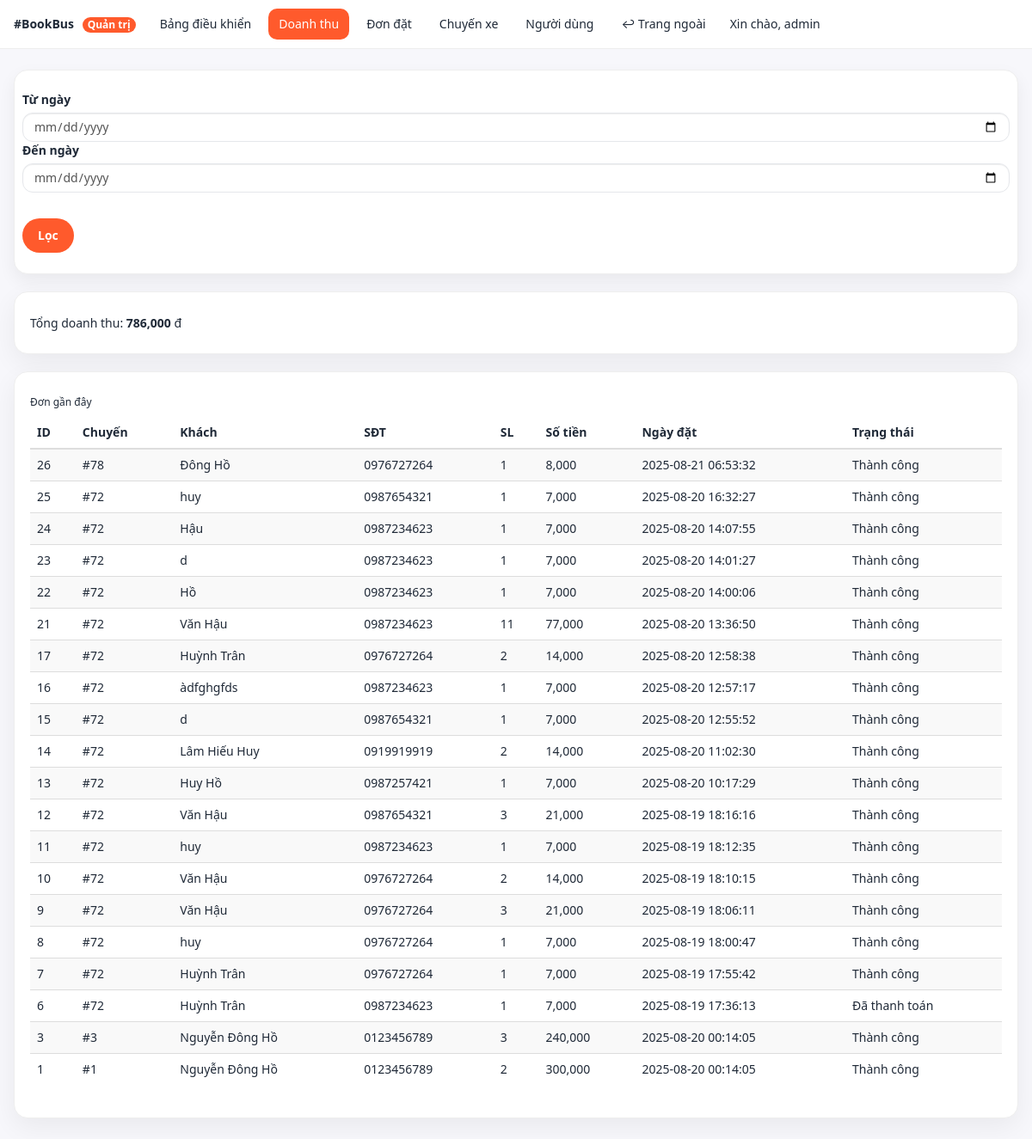
Page /admin/doanhthu.php (signed in) on the earlier database version.
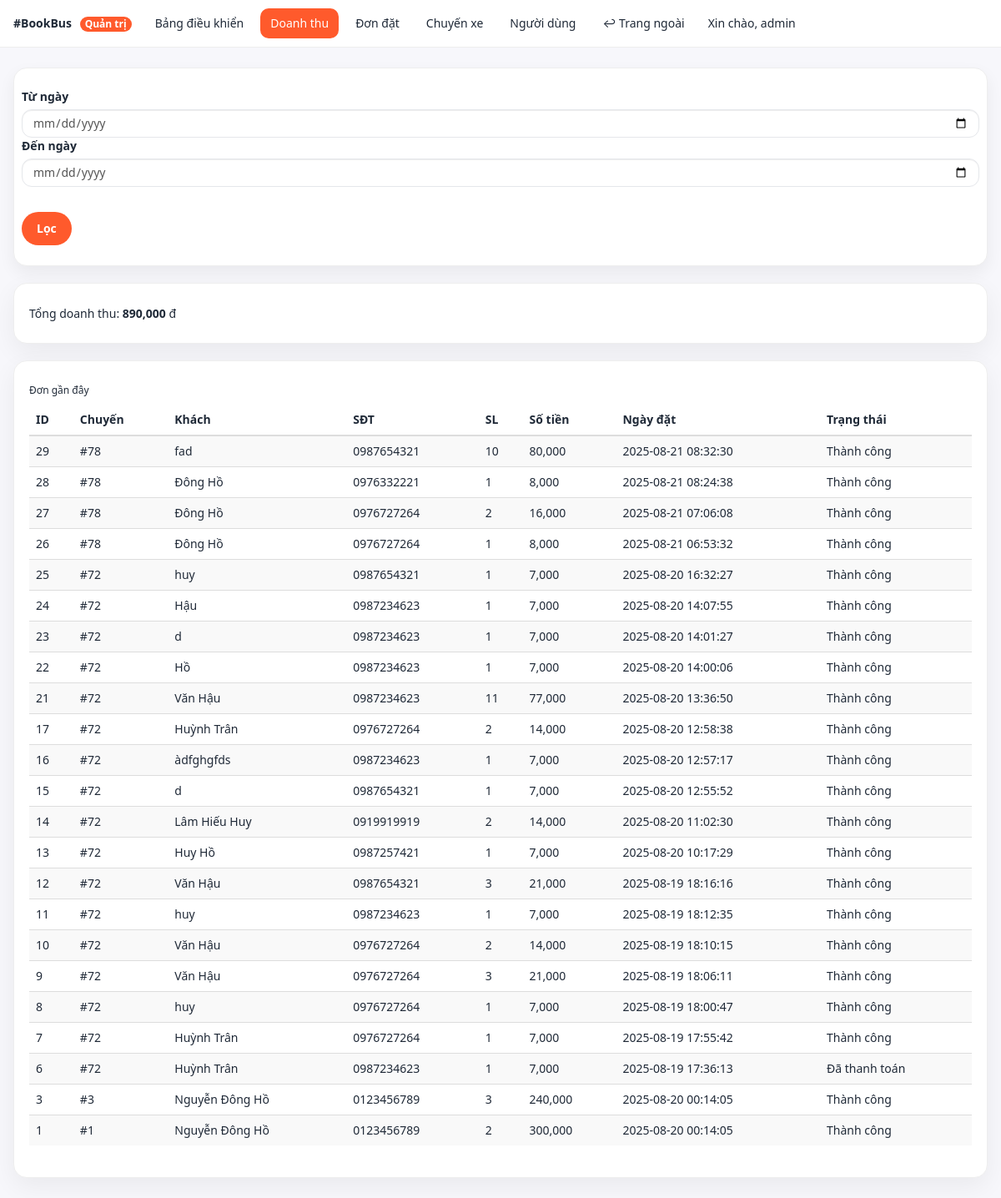
Same page on the later database version.
### tables this page shows
CREATE TABLE "dat_ve" (
        id INTEGER PRIMARY KEY AUTOINCREMENT,
        user_id INTEGER,
        id_chuyen INTEGER,
        ho_ten TEXT,
        email TEXT,
        sdt TEXT,
        so_luong INTEGER DEFAULT 1,
        amount REAL DEFAULT 0,
        gia_ve REAL DEFAULT 0,
        payment_status TEXT DEFAULT 'pending',
        order_id TEXT,
        ngay_dat TEXT DEFAULT (datetime('now', 'localtime')),
        created_at TEXT DEFAULT (datetime('now', 'localtime'))
    , payment_provider TEXT DEFAULT 'mock', txn_id TEXT, ipn_payload TEXT, updated_at TEXT);

### admin/doanhthu.php (the view, shortened to what this page needs)
<?php
$active = "revenue";
require_once __DIR__ . "/_layout_top.php";
require_once __DIR__ . "/../libs/db_chuyenxe.php";
$from = $_GET['from'] ?? '';
$to   = $_GET['to']   ?? '';
$where = "payment_status IN ('success','paid')";
$sqlSum = "SELECT COALESCE(SUM(amount),0) AS total FROM dat_ve WHERE $where";
$st = $pdo->prepare($sqlSum);
$st->execute();
$total = (int)$st->fetchColumn();
$sqlList = "SELECT id, id_chuyen, ho_ten, sdt, so_luong, amount, ngay_dat, payment_status
            FROM dat_ve WHERE $where ORDER BY id DESC LIMIT 50";
$st2 = $pdo->prepare($sqlList);
$st2->execute();
$rows = $st2->fetchAll(PDO::FETCH_ASSOC);
function vn_status($s){
  $map = [
    'pending'  => 'Chờ thanh toán',
    'paid'     => 'Đã thanh toán',
    'success'  => 'Thành công',
    'failed'   => 'Thất bại',
    'refunded' => 'Đã hoàn tiền',
  ];
  return $map[$s] ?? $s;
}
?>
<div class="form-card" style="margin-bottom:20px;">
  <form class="row g-3" method="get">
    <div class="col-auto">
      <label class="form-label">Từ ngày</label>
      <input type="date" class="form-control" name="from" value="<?=htmlspecialchars($from)?>">
    </div>
    <div class="col-auto">
      <label class="form-label">Đến ngày</label>
      <input type="date" class="form-control" name="to" value="<?=htmlspecialchars($to)?>">
    </div>
    <div class="col-auto" style="padding-top:30px;">
      <button class="btn btn-brand">Lọc</button>
    </div>
  </form>
</div>
<div class="cardx" style="margin-bottom:20px;">
  <h5>Tổng doanh thu: <b><?= number_format($total) ?></b> đ</h5>
</div>
<div class="cardx">
  <h6>Đơn gần đây</h6>
  <div class="table-responsive">
    <table class="table table-striped table-sm">
      <thead><tr>
        <th>ID</th><th>Chuyến</th><th>Khách</th><th>SĐT</th><th>SL</th><th>Số tiền</th><th>Ngày đặt</th><th>Trạng thái</th>
      </tr></thead>
      <tbody>
      <?php foreach ($rows as $r): ?>
        <tr>
          <td><?=$r['id']?></td>
          <td>#<?=$r['id_chuyen']?></td>
          <td><?=htmlspecialchars($r['ho_ten'])?></td>
          <td><?=htmlspecialchars($r['sdt'])?></td>
          <td><?=$r['so_luong']?></td>
          <td><?=number_format((int)$r['amount'])?></td>
          <td><?=htmlspecialchars($r['ngay_dat'])?></td>
          <td><?=vn_status($r['payment_status'])?></td>
      <?php endforeach; ?>
      </tbody>
    </table>
  </div>
</div>
<?php require_once __DIR__ . "/_layout_bottom.php"; ?>

### admin/_layout_top.php (shortened to what this page needs)
<!doctype html>
<html lang="vi">
<head>
  <link rel="stylesheet" href="../css/bootstrap.min.css">
  <link rel="stylesheet" href="assets/admin.css">
</head>
<body class="admin-body">
  <header class="admin-header">
    <div class="brand">
      <a href="index.php" class="brand-link">#BookBus <span class="badge">Quản trị</span></a>
    </div>
    <nav class="admin-nav">
      <a class="nav-link <?= ($active ?? '')==='dashboard'?'active':'' ?>" href="index.php">Bảng điều khiển</a>
      <a class="nav-link <?= ($active ?? '')==='revenue'?'active':'' ?>" href="doanhthu.php">Doanh thu</a>
      <a class="nav-link <?= ($active ?? '')==='orders'?'active':'' ?>" href="orders.php">Đơn đặt</a>
      <a class="nav-link <?= ($active ?? '')==='trips'?'active':'' ?>" href="trips.php">Chuyến xe</a>
      <a class="nav-link <?= ($active ?? '')==='users'?'active':'' ?>" href="users.php">Người dùng</a>
      <a class="nav-link" href="../trangchu.php">↩ Trang ngoài</a>
    </nav>
    <div class="admin-user">
      <span class="hello">Xin chào, <?= htmlspecialchars($_SESSION['user']['username'] ?? ($_SESSION['user']['email'] ?? 'admin')) ?></span>
    </div>
  </header>
  <main class="admin-main container-xl">

### admin/_layout_bottom.php (shortened to what this page needs)
</main>
</body>
</html>

### admin/assets/admin.css (style rules this page uses)
:root { --brand:#ff5a2c;--brand-ink:#1f2937;--muted:#6b7280;--bg:#f7f7fb;--card:#fff;--ring:rgba(255,90,44,.35) }
.admin-body { background:var(--bg);color:var(--brand-ink);font-family:system-ui,-apple-system,Segoe UI,Roboto,Helvetica,Arial,sans-serif }
.admin-header { position:sticky;top:0;z-index:100;display:flex;align-items:center;gap:16px;background:#fff;border-bottom:1px solid #eee;padding:10px 16px }
.brand-link { text-decoration:none;color:var(--brand-ink);font-weight:800 }
.brand .badge { background:var(--brand);color:#fff;font-size:12px;padding:3px 6px;border-radius:999px;margin-left:6px }
.admin-nav { display:flex;gap:8px }
.admin-nav .nav-link { padding:8px 12px;border-radius:10px;text-decoration:none;color:var(--brand-ink) }
.admin-nav .nav-link.active { background:var(--brand);color:#fff }
.admin-main { padding:24px 16px }
.cardx { background:var(--card);border-radius:16px;box-shadow:0 10px 30px rgba(0,0,0,.06);border:1px solid #eee;padding:18px }
.form-card { background:var(--card);border-radius:16px;padding:24px;border:1px solid #eee;box-shadow:0 8px 20px rgba(0,0,0,.06) }
.form-control,.form-select { border-radius:12px;border:1px solid #e5e7eb;padding:10px 12px }
.btn-brand { background:var(--brand);color:#fff;border:none;border-radius:999px;padding:10px 18px;font-weight:600 }

Differences in the rows shown:
added dat_ve: id "29", id_chuyen "78", ho_ten "fad", sdt "0987654321", so_luong "10", amount "80,000", ngay_dat "2025-08-21 08:32:30", payment_status "Thành công"
added dat_ve: id "28", id_chuyen "78", ho_ten "Đông Hồ", sdt "0976332221", so_luong "1", amount "8,000", ngay_dat "2025-08-21 08:24:38", payment_status "Thành công"
added dat_ve: id "27", id_chuyen "78", ho_ten "Đông Hồ", sdt "0976727264", so_luong "2", amount "16,000", ngay_dat "2025-08-21 07:06:08", payment_status "Thành công"
Other differences:
$total: "786,000" → "890,000"
